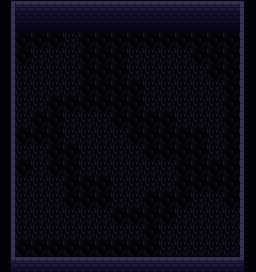

Below is a game level as drawn by its tile map, then a one-line description and the .tmx file that defines it, in full:
An orthogonal 16x17 tile map with 16x16 px tiles, 1 tile layer (World) and 3 objects (Player, Goal, Damager).

<map version="1.10" tiledversion="1.10.2" orientation="orthogonal" renderorder="right-down" width="16" height="17" tilewidth="16" tileheight="16" infinite="0" backgroundcolor="#030307" nextlayerid="4" nextobjectid="5">
 <tileset firstgid="1" source="world.tsx" />
 <layer id="1" name="World" width="16" height="17">
  <data encoding="csv">
26,18,18,18,18,18,18,18,18,18,18,18,18,18,18,27,
21,19,19,19,19,19,19,19,19,19,19,19,19,19,19,20,
21,16,16,16,15,16,16,16,16,16,16,16,16,16,16,20,
21,16,15,15,15,16,16,16,15,15,15,15,16,16,16,20,
21,15,15,15,15,16,16,16,15,15,15,15,15,16,16,20,
21,15,15,15,15,16,16,16,16,15,15,15,15,15,16,20,
21,15,15,16,16,16,16,16,16,15,15,15,15,15,16,20,
21,15,16,16,15,15,15,16,16,16,16,15,15,15,16,20,
21,16,16,16,15,15,15,15,16,16,16,16,16,15,16,20,
21,15,15,16,16,15,15,15,15,16,16,16,16,15,16,20,
21,16,15,16,16,15,15,15,15,15,15,16,16,16,16,20,
21,15,15,15,16,16,16,15,15,15,15,16,16,16,16,20,
21,15,15,15,16,16,16,15,15,16,16,16,15,15,16,20,
21,15,15,15,15,15,15,16,16,16,16,15,15,15,15,20,
21,15,15,15,15,15,15,15,15,16,15,15,15,15,15,20,
21,16,16,16,16,16,16,16,16,16,15,15,15,15,15,20,
22,18,18,18,18,18,18,18,18,18,18,18,18,18,18,23
</data>
 </layer>
 <objectgroup id="3" name="Actors">
  <object id="1" name="Player" type="Player" x="176.5" y="156.25" width="16" height="16" />
  <object id="2" name="Goal" type="Goal" x="207" y="48.5" width="16" height="16" />
  <object id="4" name="Damager" type="Damager" x="39" y="52.5" width="16" height="16" />
 </objectgroup>
</map>
